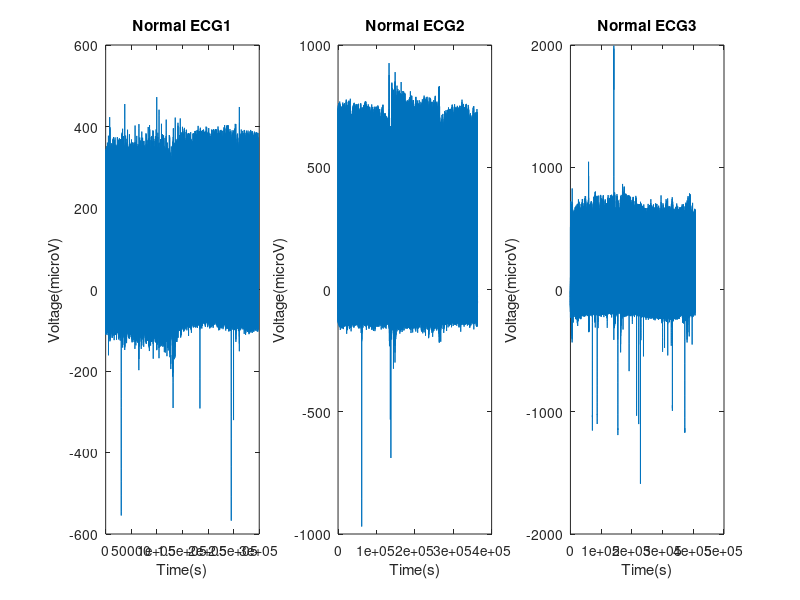

Reproduce this figure in MATLAB. (Note: this script raises an error after producing the figure.)
clear all;
close all;
clc;

%%

% display signal 1
load('ecg_normal_1.mat');
fs1 = Fs;
ecg1 = ecg;

load('ecg_normal_2.mat');
fs2 = Fs;
ecg2 = ecg;

load('ecg_normal_3.mat');
fs3 = Fs;
ecg3 = ecg;

subplot(1,3,1);
plot(ecg1);
xlabel('Time(s)');
ylabel('Voltage(microV)');
title('Normal ECG1');

subplot(1,3,2);
plot(ecg2);
xlabel('Time(s)');
ylabel('Voltage(microV)');
title('Normal ECG2');

subplot(1,3,3);
plot(ecg3);
xlabel('Time(s)');
ylabel('Voltage(microV)');
title('Normal ECG3');


% display signals on 4 seconds
tmin = 3;
tmax = 5;
[ecg_w1, t_w1] =  windowECG(ecg1, fs1, tmin, tmax);
[ecg_w2, t_w2] =  windowECG(ecg2, fs2, tmin, tmax);
[ecg_w3, t_w3] =  windowECG(ecg3, fs3, tmin, tmax);

figure;
% subplot(1,3,1);
plot(t_w1, ecg_w1);
xlabel('Time(s)');
ylabel('Voltage(microV)');
title('normal ecg 1');



figure;
% subplot(1,3,2);
plot(t_w2, ecg_w2);
xlabel('Time(s)');
ylabel('Voltage(microV)');
title('normal ecg 2');

figure;
% subplot(1,3,3);
plot(t_w3, ecg_w3);
xlabel('Time(s)');
ylabel('Voltage(microV)');
title('normal ecg 3');


